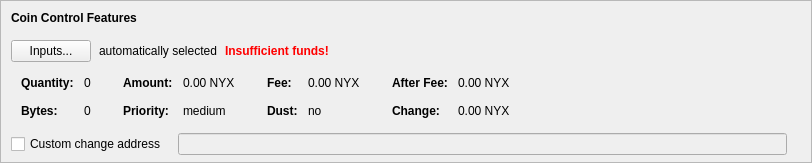
    <widget class="QFrame" name="frameCoinControl">
     <property name="sizePolicy">
      <sizepolicy hsizetype="Expanding" vsizetype="Expanding">
       <horstretch>0</horstretch>
       <verstretch>0</verstretch>
      </sizepolicy>
     </property>
     <property name="maximumSize">
      <size>
       <width>16777215</width>
       <height>16777215</height>
      </size>
     </property>
     <property name="frameShape">
      <enum>QFrame::StyledPanel</enum>
     </property>
     <property name="frameShadow">
      <enum>QFrame::Sunken</enum>
     </property>
     <layout class="QVBoxLayout" name="verticalLayoutCoinControl2">
      <property name="spacing">
       <number>0</number>
      </property>
      <property name="leftMargin">
       <number>0</number>
      </property>
      <property name="topMargin">
       <number>0</number>
      </property>
      <property name="rightMargin">
       <number>0</number>
      </property>
      <property name="bottomMargin">
       <number>6</number>
      </property>
      <item>
       <layout class="QVBoxLayout" name="verticalLayoutCoinControl" stretch="0,0,0,0,1">
        <property name="spacing">
         <number>0</number>
        </property>
        <property name="leftMargin">
         <number>10</number>
        </property>
        <property name="topMargin">
         <number>10</number>
        </property>
        <item>
         <layout class="QHBoxLayout" name="horizontalLayoutCoinControl1">
          <property name="bottomMargin">
           <number>15</number>
          </property>
          <item>
           <widget class="QLabel" name="labelCoinControlFeatures">
            <property name="sizePolicy">
             <sizepolicy hsizetype="Preferred" vsizetype="Maximum">
              <horstretch>0</horstretch>
              <verstretch>0</verstretch>
             </sizepolicy>
            </property>
            <property name="font">
             <font>
              <weight>75</weight>
              <bold>true</bold>
             </font>
            </property>
            <property name="styleSheet">
             <string notr="true">font-weight:bold;</string>
            </property>
            <property name="text">
             <string>Coin Control Features</string>
            </property>
           </widget>
          </item>
         </layout>
        </item>
        <item>
         <layout class="QHBoxLayout" name="horizontalLayoutCoinControl2" stretch="0,0,0,0">
          <property name="spacing">
           <number>8</number>
          </property>
          <property name="bottomMargin">
           <number>10</number>
          </property>
          <item>
           <widget class="QPushButton" name="pushButtonCoinControl">
            <property name="styleSheet">
             <string notr="true"/>
            </property>
            <property name="text">
             <string>Inputs...</string>
            </property>
            <property name="autoDefault">
             <bool>false</bool>
            </property>
           </widget>
          </item>
          <item>
           <widget class="QLabel" name="labelCoinControlAutomaticallySelected">
            <property name="text">
             <string>automatically selected</string>
            </property>
            <property name="margin">
             <number>5</number>
            </property>
           </widget>
          </item>
          <item>
           <widget class="QLabel" name="labelCoinControlInsuffFunds">
            <property name="font">
             <font>
              <weight>75</weight>
              <bold>true</bold>
             </font>
            </property>
            <property name="styleSheet">
             <string notr="true">color:red;font-weight:bold;</string>
            </property>
            <property name="text">
             <string>Insufficient funds!</string>
            </property>
            <property name="margin">
             <number>5</number>
            </property>
           </widget>
          </item>
          <item>
           <spacer name="horizontalSpacerCoinControl">
            <property name="orientation">
             <enum>Qt::Horizontal</enum>
            </property>
            <property name="sizeHint" stdset="0">
             <size>
              <width>40</width>
              <height>1</height>
             </size>
            </property>
           </spacer>
          </item>
         </layout>
        </item>
        <item>
         <widget class="QWidget" name="widgetCoinControl" native="true">
          <property name="sizePolicy">
           <sizepolicy hsizetype="Preferred" vsizetype="Preferred">
            <horstretch>0</horstretch>
            <verstretch>0</verstretch>
           </sizepolicy>
          </property>
          <property name="minimumSize">
           <size>
            <width>0</width>
            <height>0</height>
           </size>
          </property>
          <property name="styleSheet">
           <string notr="true"/>
          </property>
          <layout class="QHBoxLayout" name="horizontalLayoutCoinControl5">
           <property name="leftMargin">
            <number>0</number>
           </property>
           <property name="topMargin">
            <number>0</number>
           </property>
           <property name="rightMargin">
            <number>0</number>
           </property>
           <property name="bottomMargin">
            <number>0</number>
           </property>
           <item>
            <layout class="QHBoxLayout" name="horizontalLayoutCoinControl3" stretch="0,0,0,1">
             <property name="spacing">
              <number>20</number>
             </property>
             <property name="topMargin">
              <number>0</number>
             </property>
             <property name="bottomMargin">
              <number>10</number>
             </property>
             <item>
              <layout class="QFormLayout" name="formLayoutCoinControl1">
               <property name="horizontalSpacing">
                <number>10</number>
               </property>
               <property name="verticalSpacing">
                <number>14</number>
               </property>
               <property name="leftMargin">
                <number>10</number>
               </property>
               <property name="topMargin">
                <number>4</number>
               </property>
               <property name="rightMargin">
                <number>6</number>
               </property>
               <item row="0" column="0">
                <widget class="QLabel" name="labelCoinControlQuantityText">
                 <property name="font">
                  <font>
                   <weight>75</weight>
                   <bold>true</bold>
                  </font>
                 </property>
                 <property name="text">
                  <string>Quantity:</string>
                 </property>
                 <property name="margin">
                  <number>0</number>
                 </property>
                </widget>
               </item>
               <item row="0" column="1">
                <widget class="QLabel" name="labelCoinControlQuantity">
                 <property name="cursor">
                  <cursorShape>IBeamCursor</cursorShape>
                 </property>
                 <property name="contextMenuPolicy">
                  <enum>Qt::ActionsContextMenu</enum>
                 </property>
                 <property name="text">
                  <string notr="true">0</string>
                 </property>
                 <property name="margin">
                  <number>0</number>
                 </property>
                 <property name="textInteractionFlags">
                  <set>Qt::LinksAccessibleByMouse|Qt::TextSelectableByKeyboard|Qt::TextSelectableByMouse</set>
                 </property>
                </widget>
               </item>
               <item row="1" column="0">
                <widget class="QLabel" name="labelCoinControlBytesText">
                 <property name="font">
                  <font>
                   <weight>75</weight>
                   <bold>true</bold>
                  </font>
                 </property>
                 <property name="text">
                  <string>Bytes:</string>
                 </property>
                </widget>
               </item>
               <item row="1" column="1">
                <widget class="QLabel" name="labelCoinControlBytes">
                 <property name="cursor">
                  <cursorShape>IBeamCursor</cursorShape>
                 </property>
                 <property name="contextMenuPolicy">
                  <enum>Qt::ActionsContextMenu</enum>
                 </property>
                 <property name="text">
                  <string notr="true">0</string>
                 </property>
                 <property name="textInteractionFlags">
                  <set>Qt::LinksAccessibleByMouse|Qt::TextSelectableByKeyboard|Qt::TextSelectableByMouse</set>
                 </property>
                </widget>
               </item>
              </layout>
             </item>
             <item>
              <layout class="QFormLayout" name="formLayoutCoinControl2">
               <property name="horizontalSpacing">
                <number>10</number>
               </property>
               <property name="verticalSpacing">
                <number>14</number>
               </property>
               <property name="leftMargin">
                <number>6</number>
               </property>
               <property name="topMargin">
                <number>4</number>
               </property>
               <property name="rightMargin">
                <number>6</number>
               </property>
               <item row="0" column="0">
                <widget class="QLabel" name="labelCoinControlAmountText">
                 <property name="font">
                  <font>
                   <weight>75</weight>
                   <bold>true</bold>
                  </font>
                 </property>
                 <property name="text">
                  <string>Amount:</string>
                 </property>
                 <property name="margin">
                  <number>0</number>
                 </property>
                </widget>
               </item>
               <item row="0" column="1">
                <widget class="QLabel" name="labelCoinControlAmount">
                 <property name="cursor">
                  <cursorShape>IBeamCursor</cursorShape>
                 </property>
                 <property name="contextMenuPolicy">
                  <enum>Qt::ActionsContextMenu</enum>
                 </property>
                 <property name="text">
                  <string notr="true">0.00 NYX</string>
                 </property>
                 <property name="textInteractionFlags">
                  <set>Qt::LinksAccessibleByMouse|Qt::TextSelectableByKeyboard|Qt::TextSelectableByMouse</set>
                 </property>
                </widget>
               </item>
               <item row="1" column="0">
                <widget class="QLabel" name="labelCoinControlPriorityText">
                 <property name="font">
                  <font>
                   <weight>75</weight>
                   <bold>true</bold>
                  </font>
                 </property>
                 <property name="text">
                  <string>Priority:</string>
                 </property>
                </widget>
               </item>
               <item row="1" column="1">
                <widget class="QLabel" name="labelCoinControlPriority">
                 <property name="cursor">
                  <cursorShape>IBeamCursor</cursorShape>
                 </property>
                 <property name="contextMenuPolicy">
                  <enum>Qt::ActionsContextMenu</enum>
                 </property>
                 <property name="text">
                  <string>medium</string>
                 </property>
                 <property name="textInteractionFlags">
                  <set>Qt::LinksAccessibleByMouse|Qt::TextSelectableByKeyboard|Qt::TextSelectableByMouse</set>
                 </property>
                </widget>
               </item>
              </layout>
             </item>
             <item>
              <layout class="QFormLayout" name="formLayoutCoinControl3">
               <property name="horizontalSpacing">
                <number>10</number>
               </property>
               <property name="verticalSpacing">
                <number>14</number>
               </property>
               <property name="leftMargin">
                <number>6</number>
               </property>
               <property name="topMargin">
                <number>4</number>
               </property>
               <property name="rightMargin">
                <number>6</number>
               </property>
               <item row="0" column="0">
                <widget class="QLabel" name="labelCoinControlFeeText">
                 <property name="font">
                  <font>
                   <weight>75</weight>
                   <bold>true</bold>
                  </font>
                 </property>
                 <property name="text">
                  <string>Fee:</string>
                 </property>
                 <property name="margin">
                  <number>0</number>
                 </property>
                </widget>
               </item>
               <item row="0" column="1">
                <widget class="QLabel" name="labelCoinControlFee">
                 <property name="cursor">
                  <cursorShape>IBeamCursor</cursorShape>
                 </property>
                 <property name="contextMenuPolicy">
                  <enum>Qt::ActionsContextMenu</enum>
                 </property>
                 <property name="text">
                  <string notr="true">0.00 NYX</string>
                 </property>
                 <property name="textInteractionFlags">
                  <set>Qt::LinksAccessibleByMouse|Qt::TextSelectableByKeyboard|Qt::TextSelectableByMouse</set>
                 </property>
                </widget>
               </item>
               <item row="1" column="0">
                <widget class="QLabel" name="labelCoinControlLowOutputText">
                 <property name="font">
                  <font>
                   <weight>75</weight>
                   <bold>true</bold>
                  </font>
                 </property>
                 <property name="text">
                  <string>Dust:</string>
                 </property>
                </widget>
               </item>
               <item row="1" column="1">
                <widget class="QLabel" name="labelCoinControlLowOutput">
                 <property name="cursor">
                  <cursorShape>IBeamCursor</cursorShape>
                 </property>
                 <property name="contextMenuPolicy">
                  <enum>Qt::ActionsContextMenu</enum>
                 </property>
                 <property name="text">
                  <string>no</string>
                 </property>
                 <property name="textInteractionFlags">
                  <set>Qt::LinksAccessibleByMouse|Qt::TextSelectableByKeyboard|Qt::TextSelectableByMouse</set>
                 </property>
                </widget>
               </item>
              </layout>
             </item>
             <item>
              <layout class="QFormLayout" name="formLayoutCoinControl4">
               <property name="horizontalSpacing">
                <number>10</number>
               </property>
               <property name="verticalSpacing">
                <number>14</number>
               </property>
               <property name="leftMargin">
                <number>6</number>
               </property>
               <property name="topMargin">
                <number>4</number>
               </property>
               <property name="rightMargin">
                <number>6</number>
               </property>
               <item row="0" column="0">
                <widget class="QLabel" name="labelCoinControlAfterFeeText">
                 <property name="font">
                  <font>
                   <weight>75</weight>
                   <bold>true</bold>
                  </font>
                 </property>
                 <property name="text">
                  <string>After Fee:</string>
                 </property>
                 <property name="margin">
                  <number>0</number>
                 </property>
                </widget>
               </item>
               <item row="0" column="1">
                <widget class="QLabel" name="labelCoinControlAfterFee">
                 <property name="cursor">
                  <cursorShape>IBeamCursor</cursorShape>
                 </property>
                 <property name="contextMenuPolicy">
                  <enum>Qt::ActionsContextMenu</enum>
                 </property>
                 <property name="text">
                  <string notr="true">0.00 NYX</string>
                 </property>
                 <property name="textInteractionFlags">
                  <set>Qt::LinksAccessibleByMouse|Qt::TextSelectableByKeyboard|Qt::TextSelectableByMouse</set>
                 </property>
                </widget>
               </item>
               <item row="1" column="0">
                <widget class="QLabel" name="labelCoinControlChangeText">
                 <property name="font">
                  <font>
                   <weight>75</weight>
                   <bold>true</bold>
                  </font>
                 </property>
                 <property name="text">
                  <string>Change:</string>
                 </property>
                </widget>
               </item>
               <item row="1" column="1">
                <widget class="QLabel" name="labelCoinControlChange">
                 <property name="cursor">
                  <cursorShape>IBeamCursor</cursorShape>
                 </property>
                 <property name="contextMenuPolicy">
                  <enum>Qt::ActionsContextMenu</enum>
                 </property>
                 <property name="text">
                  <string notr="true">0.00 NYX</string>
                 </property>
                 <property name="textInteractionFlags">
                  <set>Qt::LinksAccessibleByMouse|Qt::TextSelectableByKeyboard|Qt::TextSelectableByMouse</set>
                 </property>
                </widget>
               </item>
              </layout>
             </item>
            </layout>
           </item>
          </layout>
         </widget>
        </item>
        <item>
         <layout class="QHBoxLayout" name="horizontalLayoutCoinControl4" stretch="0,0,0">
          <property name="spacing">
           <number>12</number>
          </property>
          <property name="sizeConstraint">
           <enum>QLayout::SetDefaultConstraint</enum>
          </property>
          <property name="topMargin">
           <number>5</number>
          </property>
          <property name="rightMargin">
           <number>5</number>
          </property>
          <item>
           <widget class="QCheckBox" name="checkBoxCoinControlChange">
            <property name="toolTip">
             <string>If this is activated, but the change address is empty or invalid, change will be sent to a newly generated address.</string>
            </property>
            <property name="text">
             <string>Custom change address</string>
            </property>
           </widget>
          </item>
          <item>
           <widget class="QValidatedLineEdit" name="lineEditCoinControlChange">
            <property name="enabled">
             <bool>false</bool>
            </property>
            <property name="sizePolicy">
             <sizepolicy hsizetype="Expanding" vsizetype="Fixed">
              <horstretch>0</horstretch>
              <verstretch>0</verstretch>
             </sizepolicy>
            </property>
           </widget>
          </item>
          <item>
           <widget class="QLabel" name="labelCoinControlChangeLabel">
            <property name="sizePolicy">
             <sizepolicy hsizetype="Preferred" vsizetype="Expanding">
              <horstretch>0</horstretch>
              <verstretch>0</verstretch>
             </sizepolicy>
            </property>
            <property name="minimumSize">
             <size>
              <width>0</width>
              <height>0</height>
             </size>
            </property>
            <property name="text">
             <string/>
            </property>
            <property name="margin">
             <number>3</number>
            </property>
           </widget>
          </item>
         </layout>
        </item>
        <item>
         <spacer name="verticalSpacerCoinControl">
          <property name="orientation">
           <enum>Qt::Vertical</enum>
          </property>
          <property name="sizeHint" stdset="0">
           <size>
            <width>800</width>
            <height>1</height>
           </size>
          </property>
         </spacer>
        </item>
       </layout>
      </item>
     </layout>
    </widget>
